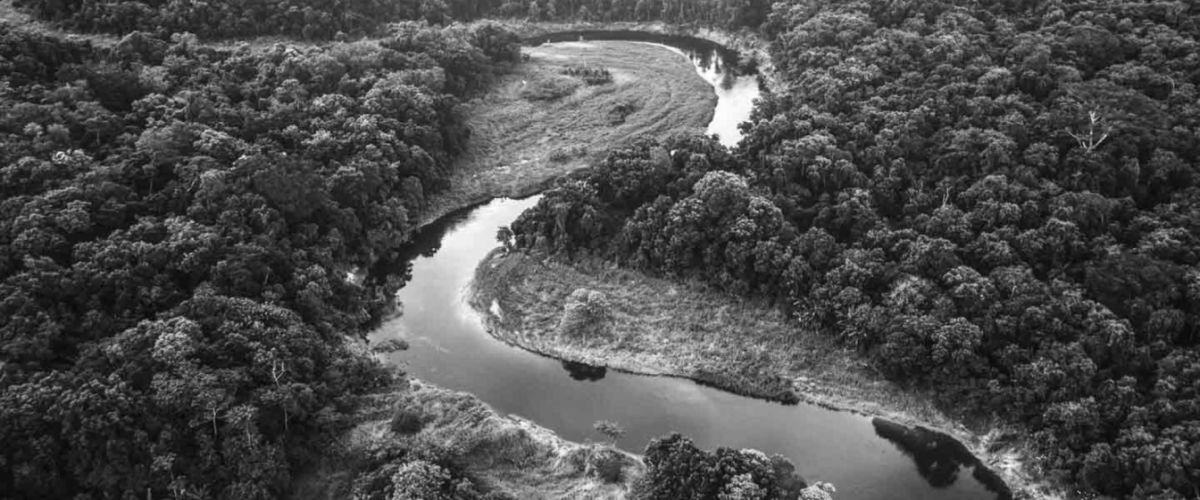
#> input picture module2/source/Linear Algebra applications/1.flipping_grayscale/nature_gray.png, 1200 x 500 px
$ jupyter execute Flipping_G.ipynb
#> lines starting #> are read from the running program, lines starting #| are printed output that depends on the picture
### Simple example

[cell 1]
import numpy as np

height, width = 3, 2
img = np.arange(6).reshape(3, 2)
print(img)

[cell 2]
transform = np.array([[1, 0],
                      [0, -1]])
print(transform)

[cell 3]
A = np.array([[1, 0],
              [0, -1]])

v1 = np.array([1, 0])
print(A.dot(v1))

v2 = np.array([1, 1])
print(A.dot(v2))

v3 = np.array([1, 2])
print(A.dot(v3))

[cell 4]
A = np.array([[1, 0],
              [0, -1]])

H = 3
p = np.array([0, H-1])

v1 = np.array([1, 0])
print(A.dot(v1) + p)

v2 = np.array([1, 1])
print(A.dot(v2) + p)

v3 = np.array([1, 2])
print(A.dot(v3) + p)

[cell 5]
# implement naively for the sake of simplicity
height = 3
width = 2
img = np.arange(6).reshape(3, 2)

A = np.array([[1, 0],
              [0, -1]])
p = np.array([0, H-1])

for x2 in range(height):
    for x1 in range(width):
        v = np.array([x1, x2])
        new_x1, new_x2 = A.dot(v) + p
        print(f'({x1, x2}) -> ({new_x1}, {new_x2})')
    print()

[cell 6]
output = np.zeros((height, width))
print(output)

[cell 7]
# implement naively for the sake of simplicity
height = 3
width = 2
img = np.arange(6).reshape(3, 2)

A = np.array([[1, 0],
              [0, -1]])
p = np.array([0, H-1])

for x2 in range(height):
    for x1 in range(width):
        v = np.array([x1, x2])
        color = img[x2, x1]

        new_x1, new_x2 = A.dot(v) + p
        output[new_x2, new_x1] = color

# print output
print(output)

### For grayscale images

[cell 8]
import cv2
import numpy as np

img = cv2.imread('nature_gray.png', 0)
#> img is the input picture: shape (500, 1200); min 5, max 255, mean 76.7
height, width = img.shape
#> height = 500; width = 1200

A = np.array([[1, 0],
              [0, -1]])
p = np.array([0, height-1])
#> p = [0, 499]

output = np.zeros((height, width))
for x2 in range(height):
    for x1 in range(width):
        color = img[x2, x1]
        v = np.array([x1, x2])

        new_x1, new_x2 = A.dot(v) + p
        output[new_x2, new_x1] = color
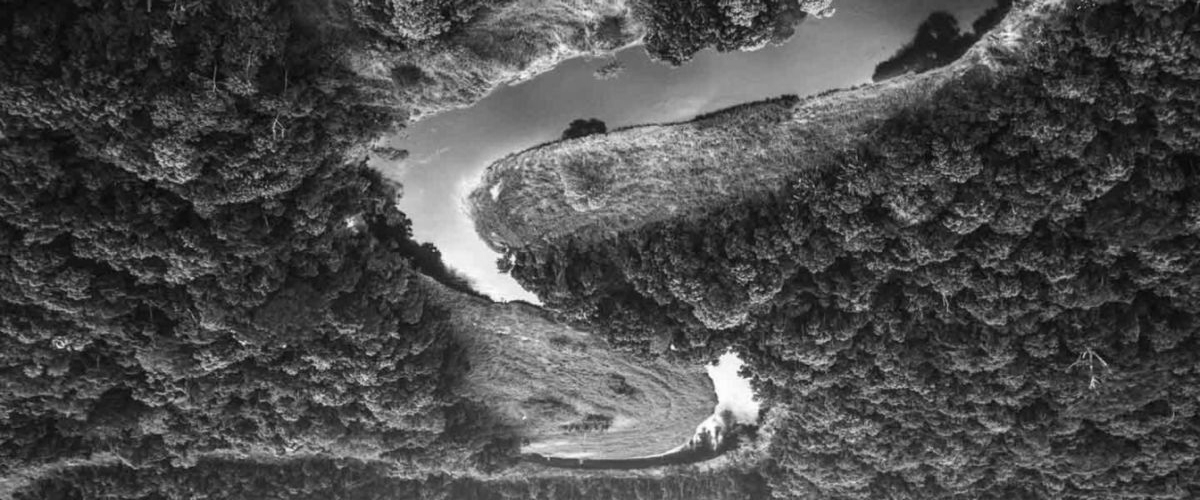
#> output: shape (500, 1200) float64; min 5, max 255, mean 76.7

cv2.imwrite('nature_gray_x.png', output)
#> Out = True

### Improved version of implementation

[cell 9]
import numpy as np

height = 3
width = 2
img = np.arange(6).reshape(3, 2)

A = np.array([[1, 0],
              [0, -1]])
p = np.array([0, height-1])

output = np.zeros((height, width))
for x2 in range(height):
    for x1 in range(width):
        v = np.array([x1, x2])
        color = img[x2, x1]

        new_x1, new_x2 = A.dot(v) + p
        output[new_x2, new_x1] = color
#> after the loop, output = [[4, 5], [2, 3], [0, 1]]

# print output
print(output)
#| [[4. 5.]
#|  [2. 3.]
#|  [0. 1.]]

[cell 10]
A = np.array([[1, 0],
              [0, -1]])

vectors = np.array([[1, 1, 1],
                    [0, 1, 2]])
print(A.dot(vectors))

H = 3
p = np.array([0, H-1]).reshape(2, 1)
print(A.dot(vectors) + p)

[cell 11]
import numpy as np

height = 3
width = 2
img = np.arange(6).reshape(3, 2)

A = np.array([[1, 0],
              [0, -1]])
p = np.array([0, height-1])

# Create a grid of coordinates
coords = np.indices((height, width)).reshape(2, -1)
coords = np.vstack((coords[1], coords[0]))

# Apply the transformation
new_coords = A.dot(coords) + np.array([[0], [height-1]])
new_coords = new_coords.reshape(2, height, width)
output = img[new_coords[1], new_coords[0]]
print(output)

[cell 12]
import cv2
import numpy as np
import matplotlib.pyplot as plt

img = cv2.imread('nature_gray.png', 0)
height, width = img.shape

# Create the transformation matrix
transform = np.array([[1, 0],
                      [0, -1]])

# Create a grid of coordinates
coords = np.indices((height, width)).reshape(2, -1)
coords = np.vstack((coords[1], coords[0]))

# Apply the transformation
new_coords = transform.dot(coords) + np.array([[0], [height-1]])
new_coords = new_coords.reshape(2, height, width)

# Use advanced indexing to apply the transformation
output = img[new_coords[1], new_coords[0]]
cv2.imwrite('nature_gray_x_2.jpg', output)
#> Out = True
